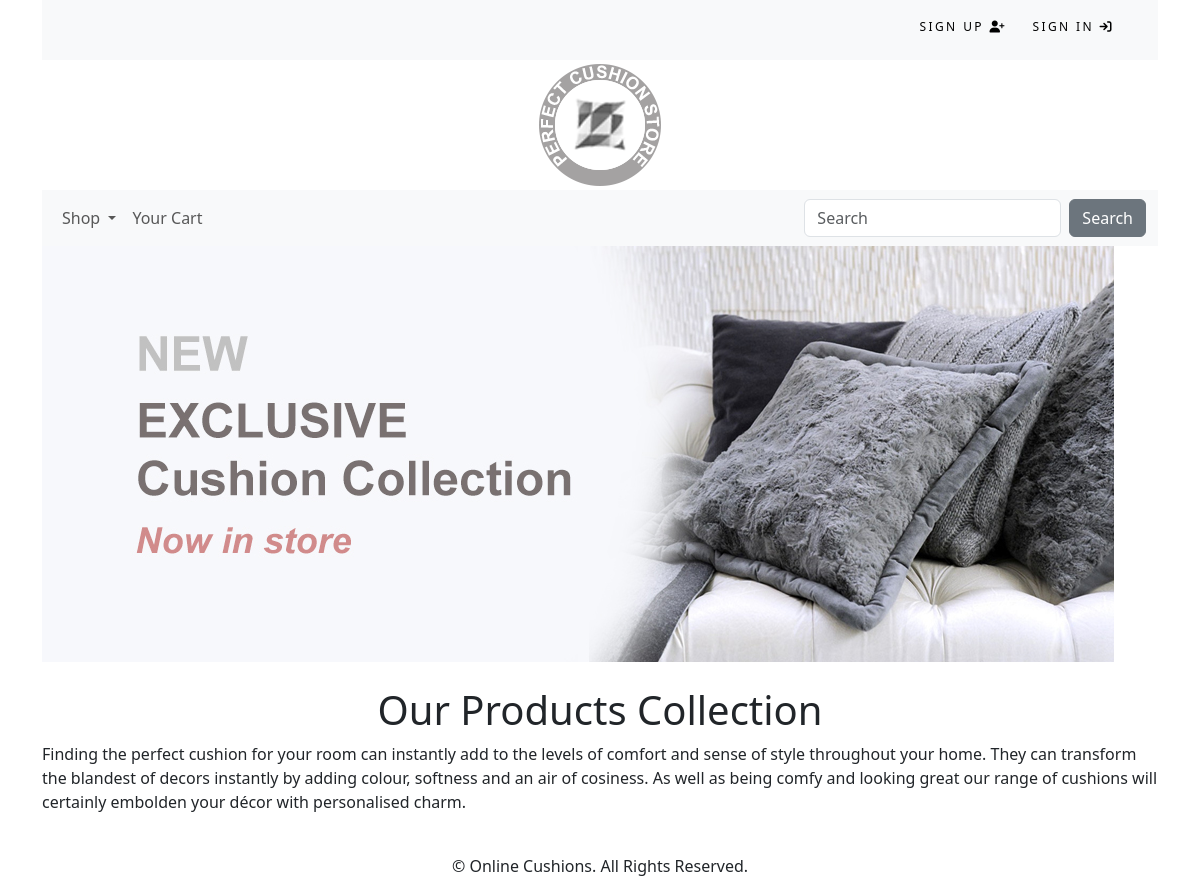
The app's page /, older data.
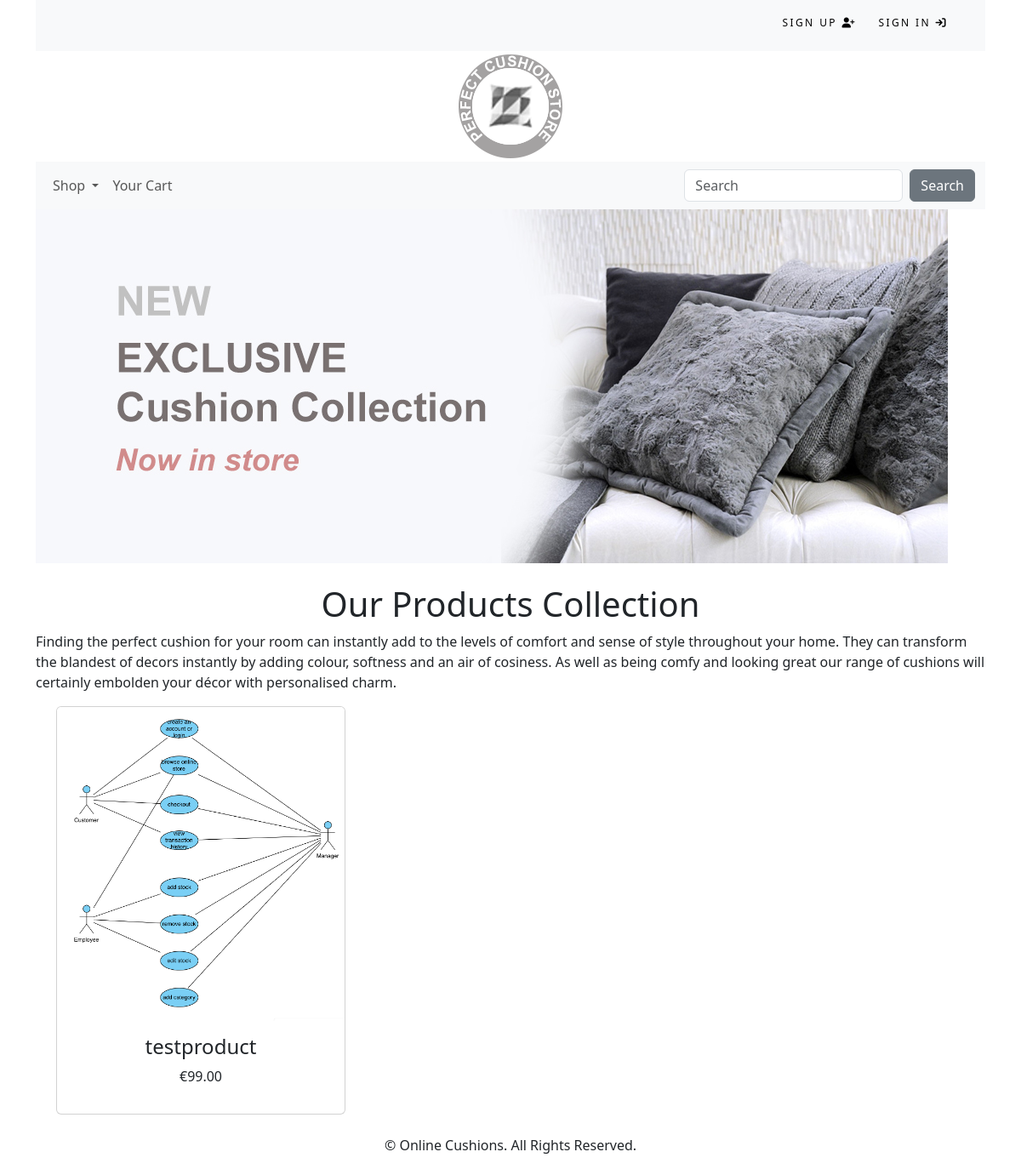
The same page, newer data.
### shop/models.py (models this page shows, shortened)
class Product(models.Model):
    id = models.UUIDField(
        primary_key=True,
        default=uuid.uuid4,
        editable=False)
    name = models.CharField(max_length=250, unique=True)
    description = models.TextField(blank = True)
    category = models.ForeignKey(Category, on_delete=models.CASCADE)
    price = models.DecimalField(max_digits=10, decimal_places=2)
    image = models.ImageField(upload_to = 'product', blank=True)
    stock = models.IntegerField()
    available = models.BooleanField(default=True)
    created = models.DateTimeField(auto_now_add=True, blank = True, null= True)
    updated = models.DateTimeField(auto_now=True, blank = True, null= True)
    class Meta:
        ordering = ('name',)
        verbose_name = 'product'
        verbose_name_plural = 'products'
    def get_absolute_url(self):
        return reverse('shop:product_detail', args=[self.category.id, self.id])

### shop/views.py (the view)
# urls.py: path('', views.prod_list, name = 'all_products'),
def prod_list(request, category_id=None):
    category = None
    products = Product.objects.filter(available=True)
    if category_id:
        category = get_object_or_404(Category, id=category_id)
        products = Product.objects.filter(category=category, available=True)
    paginator = Paginator(products, 6)
    try:
        page = int(request.GET.get('page','1'))
    except:
        page = 1
    try:
        products = paginator.page(page)
    except (EmptyPage, InvalidPage):
        products = paginator.page(paginator.num_pages)
    return render(request, 'shop/category.html',{'category':category, 'prods':products})

### cart/context_processors.py (called while the page is built)
def counter(request):
    item_count = 0
    if 'admin' in request.path:
        return {}
    else:
        try:
            cart = Cart.objects.filter(cart_id=_cart_id(request))
            cart_items = CartItem.objects.all().filter(cart=cart[:1])
            for cart_item in cart_items:
                item_count += cart_item.quantity
        except Cart.DoesNotExist:
            item_count = 0
    return {'item_count':item_count}

### cart/views.py (called while the page is built)
def _cart_id(request):
    cart = request.session.session_key
    if not cart:
        cart = request.session.create()
    return cart

### shop/context_processors.py (called while the page is built)
def menu_links(request):
    links = Category.objects.all()
    return {'links':links}

### shop/models.py (called while the page is built)
    def get_absolute_url(self):
        return reverse('shop:products_by_category', args=[self.id])

### shop/templates/shop/category.html (shortened to what this page needs)
{% extends "base.html" %}
{% load static %}
{% block content %}
    <div class="mx-auto">
        {% if category %}
            <img class="my_image" src="{{category.image.url}}" alt="{{category.name}}">
        </div>
        <br>
        <div>
            <h1 class="text-center my_title">{{category.name}}</h1>
            <p class="text-justify">{{category.description}}</p>
        </div>
    {% else %}
        <img class="my_image my_image_padding" src="{% static 'images/banner.jpg' %}" alt="Our Products Collection">
    </div>
    <br>
    <div>
        <h1 class="text-center my_title" >Our Products Collection</h1>
        <p class="text-justify">Finding the perfect cushion for your room can instantly add to the levels of comfort and
            sense of style throughout your home. They can transform the blandest of decors instantly
            by adding colour, softness and an air of cosiness. As well as being comfy and looking great
            our range of cushions will certainly embolden your décor with personalised charm.</p>
    </div>
    {% endif %}
    <div class="container">
        <div class="row mx-auto">
            {% for product in prods %}
                <div class="my_bottom_margin col-9 col-lg-4 col-sm-12 col-md-4">
                    <div class="card text-center" style="min-width:18rem;">
                        <a class ="img" href="{{product.get_absolute_url}}"><img class="card-img-top
                          my_image"src="{{product.image.url}}" alt="{{product.name}}"></a>
                        <div class="card-body">
                            <h4>{{product.name}}</h4>
                            <p>€{{product.price}}</p>
                        </div>
                    </div>
                </div>
            {% endfor %}
        </div>
        <br>
    </div>
{% endblock %}

Row changes from the older to the newer data that the page shows:
added Product: image (picture), name "testproduct", price "99.00"
